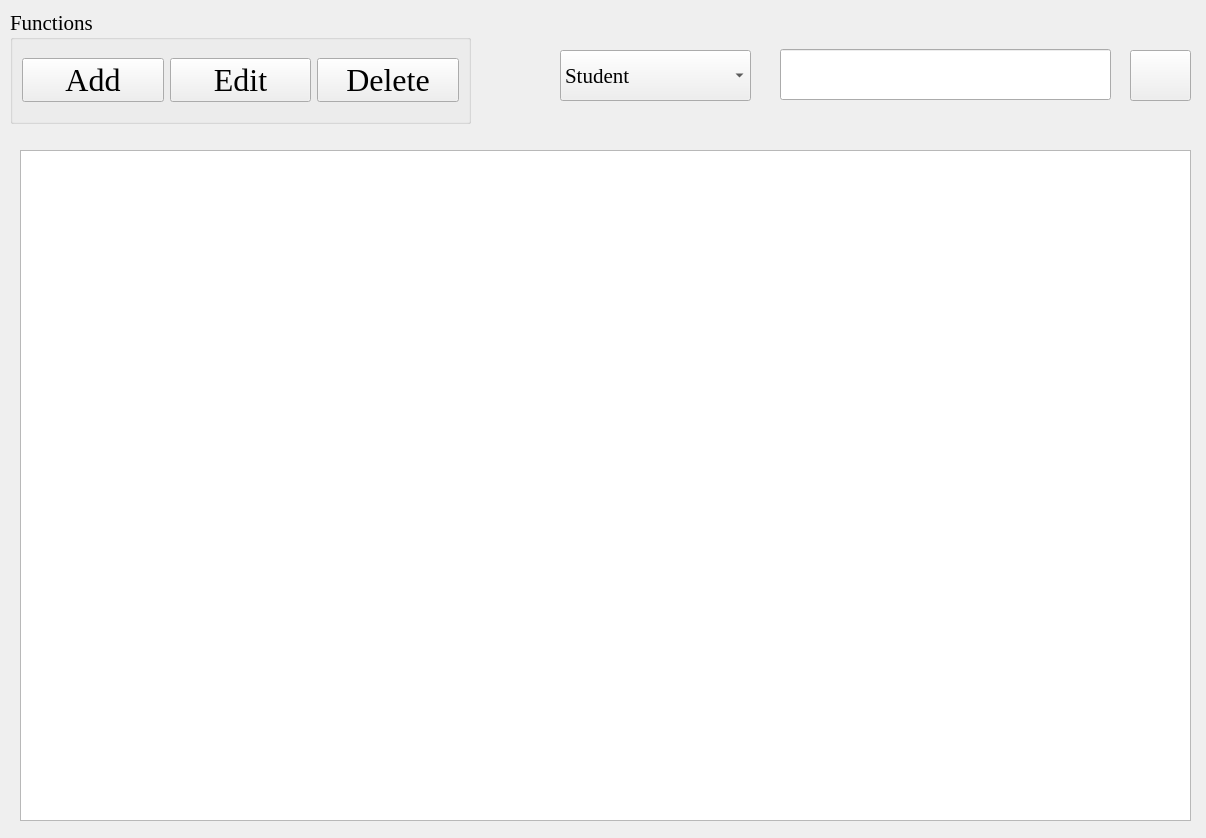
<?xml version="1.0" encoding="UTF-8"?>
<ui version="4.0">
 <class>MainContent</class>
 <widget class="QWidget" name="MainContent">
  <property name="geometry">
   <rect>
    <x>0</x>
    <y>0</y>
    <width>1206</width>
    <height>838</height>
   </rect>
  </property>
  <property name="font">
   <font>
    <family>Times New Roman</family>
    <pointsize>16</pointsize>
   </font>
  </property>
  <property name="windowTitle">
   <string>Form</string>
  </property>
  <property name="layoutDirection">
   <enum>Qt::LeftToRight</enum>
  </property>
  <property name="locale">
   <locale language="English" country="UnitedStates"/>
  </property>
  <widget class="QGroupBox" name="groupBox">
   <property name="geometry">
    <rect>
     <x>10</x>
     <y>10</y>
     <width>461</width>
     <height>114</height>
    </rect>
   </property>
   <property name="font">
    <font>
     <family>Times New Roman</family>
     <pointsize>16</pointsize>
    </font>
   </property>
   <property name="title">
    <string>Functions</string>
   </property>
   <layout class="QHBoxLayout" name="horizontalLayout">
    <item>
     <widget class="QPushButton" name="addBtn">
      <property name="sizePolicy">
       <sizepolicy hsizetype="Preferred" vsizetype="Fixed">
        <horstretch>0</horstretch>
        <verstretch>0</verstretch>
       </sizepolicy>
      </property>
      <property name="font">
       <font>
        <family>Times New Roman</family>
        <pointsize>24</pointsize>
       </font>
      </property>
      <property name="text">
       <string>Add</string>
      </property>
      <property name="icon">
       <iconset resource="icon/resources.qrc">
        <normaloff>:/icon/add48.png</normaloff>:/icon/add48.png</iconset>
      </property>
      <property name="iconSize">
       <size>
        <width>48</width>
        <height>48</height>
       </size>
      </property>
     </widget>
    </item>
    <item>
     <widget class="QPushButton" name="editBtn">
      <property name="sizePolicy">
       <sizepolicy hsizetype="Preferred" vsizetype="Fixed">
        <horstretch>0</horstretch>
        <verstretch>0</verstretch>
       </sizepolicy>
      </property>
      <property name="font">
       <font>
        <family>Times New Roman</family>
        <pointsize>24</pointsize>
       </font>
      </property>
      <property name="text">
       <string>Edit</string>
      </property>
      <property name="icon">
       <iconset resource="icon/resources.qrc">
        <normaloff>:/icon/edit48.png</normaloff>:/icon/edit48.png</iconset>
      </property>
      <property name="iconSize">
       <size>
        <width>48</width>
        <height>48</height>
       </size>
      </property>
     </widget>
    </item>
    <item>
     <widget class="QPushButton" name="delBtn">
      <property name="sizePolicy">
       <sizepolicy hsizetype="Preferred" vsizetype="Fixed">
        <horstretch>0</horstretch>
        <verstretch>0</verstretch>
       </sizepolicy>
      </property>
      <property name="font">
       <font>
        <family>Times New Roman</family>
        <pointsize>24</pointsize>
       </font>
      </property>
      <property name="text">
       <string>Delete</string>
      </property>
      <property name="icon">
       <iconset resource="icon/resources.qrc">
        <normaloff>:/icon/del48.png</normaloff>:/icon/del48.png</iconset>
      </property>
      <property name="iconSize">
       <size>
        <width>48</width>
        <height>48</height>
       </size>
      </property>
     </widget>
    </item>
   </layout>
  </widget>
  <widget class="QComboBox" name="comboBox">
   <property name="geometry">
    <rect>
     <x>560</x>
     <y>50</y>
     <width>191</width>
     <height>51</height>
    </rect>
   </property>
   <property name="sizePolicy">
    <sizepolicy hsizetype="Expanding" vsizetype="Fixed">
     <horstretch>0</horstretch>
     <verstretch>0</verstretch>
    </sizepolicy>
   </property>
   <property name="currentText">
    <string>Student</string>
   </property>
   <item>
    <property name="text">
     <string>Student</string>
    </property>
   </item>
   <item>
    <property name="text">
     <string>Regular Student</string>
    </property>
   </item>
   <item>
    <property name="text">
     <string>InService Student</string>
    </property>
   </item>
  </widget>
  <widget class="QPushButton" name="pushButton">
   <property name="geometry">
    <rect>
     <x>1130</x>
     <y>50</y>
     <width>61</width>
     <height>51</height>
    </rect>
   </property>
   <property name="sizePolicy">
    <sizepolicy hsizetype="Preferred" vsizetype="Fixed">
     <horstretch>0</horstretch>
     <verstretch>0</verstretch>
    </sizepolicy>
   </property>
   <property name="text">
    <string/>
   </property>
   <property name="icon">
    <iconset resource="icon/resources.qrc">
     <normaloff>:/icon/sreach48.png</normaloff>:/icon/sreach48.png</iconset>
   </property>
   <property name="iconSize">
    <size>
     <width>48</width>
     <height>48</height>
    </size>
   </property>
  </widget>
  <widget class="QLineEdit" name="lineEdit">
   <property name="geometry">
    <rect>
     <x>780</x>
     <y>49</y>
     <width>331</width>
     <height>51</height>
    </rect>
   </property>
  </widget>
  <widget class="QTableView" name="tableStudent">
   <property name="geometry">
    <rect>
     <x>20</x>
     <y>150</y>
     <width>1171</width>
     <height>671</height>
    </rect>
   </property>
  </widget>
 </widget>
 <resources>
  <include location="icon/resources.qrc"/>
 </resources>
 <connections/>
</ui>
